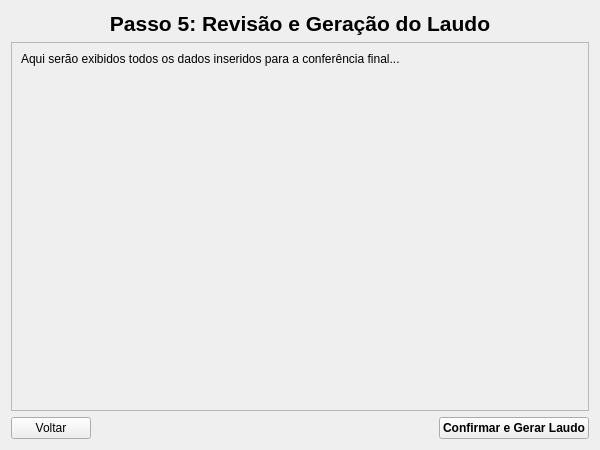
<?xml version="1.0" encoding="UTF-8"?>
<ui version="4.0">
 <class>TelaRevisao</class>
 <widget class="QWidget" name="TelaRevisao">
  <property name="geometry">
   <rect>
    <x>0</x>
    <y>0</y>
    <width>600</width>
    <height>450</height>
   </rect>
  </property>
  <property name="windowTitle">
   <string>Form</string>
  </property>
  <layout class="QVBoxLayout" name="verticalLayout_2">
   <item>
    <widget class="QLabel" name="label_titulo">
     <property name="font">
      <font>
       <pointsize>16</pointsize>
       <weight>75</weight>
       <bold>true</bold>
      </font>
     </property>
     <property name="text">
      <string>Passo 5: Revisão e Geração do Laudo</string>
     </property>
     <property name="alignment">
      <set>Qt::AlignCenter</set>
     </property>
    </widget>
   </item>
   <item>
    <widget class="QScrollArea" name="scrollArea">
     <property name="widgetResizable">
      <bool>true</bool>
     </property>
     <widget class="QWidget" name="scrollAreaWidgetContents">
      <property name="geometry">
       <rect>
        <x>0</x>
        <y>0</y>
        <width>576</width>
        <height>325</height>
       </rect>
      </property>
      <layout class="QVBoxLayout" name="verticalLayout">
       <item>
        <widget class="QLabel" name="label_revisao">
         <property name="text">
          <string>Aqui serão exibidos todos os dados inseridos para a conferência final...</string>
         </property>
         <property name="alignment">
          <set>Qt::AlignLeading|Qt::AlignLeft|Qt::AlignTop</set>
         </property>
         <property name="wordWrap">
          <bool>true</bool>
         </property>
        </widget>
       </item>
      </layout>
     </widget>
    </widget>
   </item>
   <item>
    <layout class="QHBoxLayout" name="horizontalLayout">
     <item>
      <widget class="QPushButton" name="btn_voltar">
       <property name="text">
        <string>Voltar</string>
       </property>
      </widget>
     </item>
     <item>
      <spacer name="horizontalSpacer">
       <property name="orientation">
        <enum>Qt::Horizontal</enum>
       </property>
       <property name="sizeHint" stdset="0">
        <size>
         <width>40</width>
         <height>20</height>
        </size>
       </property>
      </spacer>
     </item>
     <item>
      <widget class="QPushButton" name="btn_gerar_laudo">
       <property name="font">
        <font>
         <weight>75</weight>
         <bold>true</bold>
        </font>
       </property>
       <property name="text">
        <string>Confirmar e Gerar Laudo</string>
       </property>
      </widget>
     </item>
    </layout>
   </item>
  </layout>
 </widget>
 <resources/>
 <connections/>
</ui>
